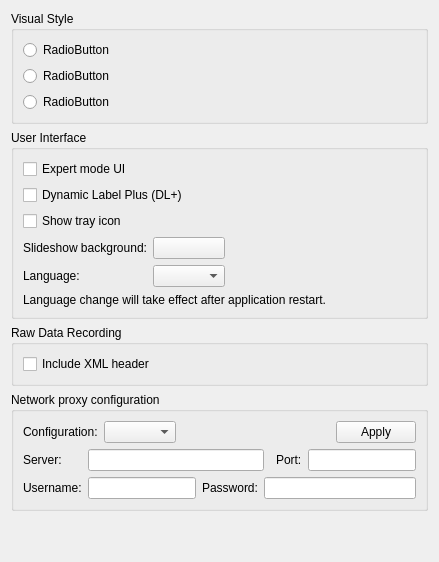
     <widget class="QWidget" name="tabOthers">
      <attribute name="title">
       <string notr="true">Others</string>
      </attribute>
      <layout class="QVBoxLayout" name="verticalLayout_6">
       <item>
        <widget class="QGroupBox" name="styleGroupBox">
         <property name="title">
          <string>Visual Style</string>
         </property>
         <layout class="QVBoxLayout" name="verticalLayout_2">
          <item>
           <widget class="QRadioButton" name="defaultStyleRadioButton">
            <property name="text">
             <string notr="true">RadioButton</string>
            </property>
           </widget>
          </item>
          <item>
           <widget class="QRadioButton" name="lightStyleRadioButton">
            <property name="text">
             <string notr="true">RadioButton</string>
            </property>
           </widget>
          </item>
          <item>
           <widget class="QRadioButton" name="darkStyleRadioButton">
            <property name="text">
             <string notr="true">RadioButton</string>
            </property>
           </widget>
          </item>
         </layout>
        </widget>
       </item>
       <item>
        <widget class="QGroupBox" name="uiGroupBox">
         <property name="title">
          <string>User Interface</string>
         </property>
         <layout class="QVBoxLayout" name="verticalLayout_5">
          <item>
           <widget class="QCheckBox" name="expertCheckBox">
            <property name="text">
             <string>Expert mode UI</string>
            </property>
           </widget>
          </item>
          <item>
           <widget class="QCheckBox" name="dlPlusCheckBox">
            <property name="text">
             <string>Dynamic Label Plus (DL+)</string>
            </property>
           </widget>
          </item>
          <item>
           <widget class="QCheckBox" name="trayIconCheckBox">
            <property name="text">
             <string>Show tray icon</string>
            </property>
           </widget>
          </item>
          <item>
           <layout class="QGridLayout" name="gridLayout_10">
            <item row="1" column="1">
             <widget class="QComboBox" name="langComboBox"/>
            </item>
            <item row="0" column="1">
             <widget class="QPushButton" name="slsBgButton">
              <property name="text">
               <string notr="true"/>
              </property>
             </widget>
            </item>
            <item row="0" column="0">
             <widget class="QLabel" name="slsBgLabel">
              <property name="text">
               <string>Slideshow background:</string>
              </property>
             </widget>
            </item>
            <item row="1" column="0">
             <widget class="QLabel" name="langLabel">
              <property name="text">
               <string>Language:</string>
              </property>
             </widget>
            </item>
            <item row="1" column="2">
             <spacer name="horizontalSpacer_13">
              <property name="orientation">
               <enum>Qt::Orientation::Horizontal</enum>
              </property>
              <property name="sizeHint" stdset="0">
               <size>
                <width>40</width>
                <height>20</height>
               </size>
              </property>
             </spacer>
            </item>
           </layout>
          </item>
          <item>
           <widget class="QLabel" name="langWarningLabel">
            <property name="text">
             <string notr="true">Language change will take effect after application restart.</string>
            </property>
            <property name="wordWrap">
             <bool>false</bool>
            </property>
           </widget>
          </item>
         </layout>
        </widget>
       </item>
       <item>
        <widget class="QGroupBox" name="recordingGroupBox">
         <property name="title">
          <string>Raw Data Recording</string>
         </property>
         <layout class="QVBoxLayout" name="verticalLayout_8">
          <item>
           <widget class="QCheckBox" name="xmlHeaderCheckBox">
            <property name="text">
             <string>Include XML header</string>
            </property>
           </widget>
          </item>
         </layout>
        </widget>
       </item>
       <item>
        <widget class="QGroupBox" name="proxyGroupBox">
         <property name="title">
          <string>Network proxy configuration</string>
         </property>
         <layout class="QGridLayout" name="gridLayout_9">
          <item row="2" column="3" colspan="4">
           <widget class="QLineEdit" name="proxyPassEdit">
            <property name="echoMode">
             <enum>QLineEdit::EchoMode::Password</enum>
            </property>
            <property name="alignment">
             <set>Qt::AlignmentFlag::AlignCenter</set>
            </property>
           </widget>
          </item>
          <item row="1" column="1" colspan="3">
           <widget class="QLineEdit" name="proxyServerEdit">
            <property name="alignment">
             <set>Qt::AlignmentFlag::AlignCenter</set>
            </property>
           </widget>
          </item>
          <item row="1" column="0">
           <widget class="QLabel" name="proxyServerLabel">
            <property name="text">
             <string>Server:</string>
            </property>
           </widget>
          </item>
          <item row="2" column="1">
           <widget class="QLineEdit" name="proxyUserEdit">
            <property name="alignment">
             <set>Qt::AlignmentFlag::AlignCenter</set>
            </property>
           </widget>
          </item>
          <item row="2" column="2">
           <widget class="QLabel" name="proxyPassLabel">
            <property name="text">
             <string>Password:</string>
            </property>
           </widget>
          </item>
          <item row="1" column="5">
           <widget class="QLabel" name="proxyPortLabel">
            <property name="text">
             <string>Port:</string>
            </property>
           </widget>
          </item>
          <item row="1" column="6">
           <widget class="QLineEdit" name="proxyPortEdit">
            <property name="alignment">
             <set>Qt::AlignmentFlag::AlignCenter</set>
            </property>
           </widget>
          </item>
          <item row="0" column="0" colspan="7">
           <layout class="QHBoxLayout" name="horizontalLayout_22">
            <item>
             <widget class="QLabel" name="proxyLabel">
              <property name="text">
               <string>Configuration:</string>
              </property>
             </widget>
            </item>
            <item>
             <widget class="QComboBox" name="proxyConfigCombo"/>
            </item>
            <item>
             <spacer name="horizontalSpacer_12">
              <property name="orientation">
               <enum>Qt::Orientation::Horizontal</enum>
              </property>
              <property name="sizeHint" stdset="0">
               <size>
                <width>128</width>
                <height>20</height>
               </size>
              </property>
             </spacer>
            </item>
            <item>
             <widget class="QPushButton" name="proxyApplyButton">
              <property name="text">
               <string>Apply</string>
              </property>
             </widget>
            </item>
           </layout>
          </item>
          <item row="2" column="0">
           <widget class="QLabel" name="proxyUserLabel">
            <property name="text">
             <string>Username:</string>
            </property>
           </widget>
          </item>
         </layout>
        </widget>
       </item>
       <item>
        <spacer name="verticalSpacer_2">
         <property name="orientation">
          <enum>Qt::Orientation::Vertical</enum>
         </property>
         <property name="sizeHint" stdset="0">
          <size>
           <width>20</width>
           <height>40</height>
          </size>
         </property>
        </spacer>
       </item>
      </layout>
     </widget>
